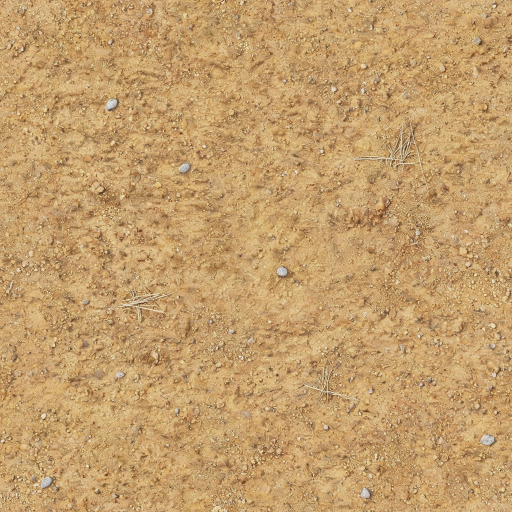
#> input picture app/src/main/assets/ground/earth.jpg, 1024 x 1024 px (shown at 1/2 size)
$ python ground_tex.py ../app/src/main/assets/ground/earth.jpg ../app/src/main/assets/ground/field.jpg ../app/src/main/assets/ground/field.jpg 1.0 1.0 100
#> lines starting #> are read from the running program, lines starting #| are printed output that depends on the picture; after the words box and inside, x2 and y2 are one past the last pixel; in counts of white or black regions, pixels touching at a corner belong together
"""Seamless ground textures for the walk-in worlds (v0.3): colour and normal map from one Seedream picture.

uv run --with pillow --with numpy python -I tools/ground_tex.py <in.jpeg> <out_dir> <name> [sat] [gain] [size]

Tiling: the picture overlaps itself by 12 % across and down, and the overlap is cut along the path where the
two copies differ least (image quilting), so a seam follows mortar lines or grain instead of ghosting through
stones. Colour: saturation and brightness scaled ([sat], [gain]). Normal: from the luminance's slopes (stone
edges and pebbles stand out under the world's light). Writes <name>.jpg and <name>_n.png at [size] px.
"""
import sys
import numpy as np
from PIL import Image, ImageEnhance, ImageFilter

src, out, name = sys.argv[1:4]
sat = float(sys.argv[4]) if len(sys.argv) > 4 else 1.0
gain = float(sys.argv[5]) if len(sys.argv) > 5 else 1.0
size = int(sys.argv[6]) if len(sys.argv) > 6 else 2048

im = Image.open(src).convert("RGB")
#> im is the input picture: PIL image 1024x1024 RGB; mean R, G, B 195.5, 158.1, 107.6
im = ImageEnhance.Color(im).enhance(sat)
im = ImageEnhance.Brightness(im).enhance(gain)
a = np.asarray(im, dtype=np.float32)


def cut_path(err):
    """Minimum-error top-to-bottom path through err (h, w): column index per row."""
    h, w = err.shape
    cost = err.copy()
    for y in range(1, h):
        prev = cost[y - 1]
        left = np.r_[np.inf, prev[:-1]]
        right = np.r_[prev[1:], np.inf]
        cost[y] += np.minimum(np.minimum(left, prev), right)
    path = np.zeros(h, dtype=int)
    path[-1] = int(np.argmin(cost[-1]))
    for y in range(h - 2, -1, -1):
        x = path[y + 1]
        lo, hi = max(0, x - 1), min(w, x + 2)
        path[y] = lo + int(np.argmin(cost[y, lo:hi]))
    return path


def wrap_x(a):
    """Seamless across: the last ow columns are folded onto the first ow along the best cut."""
    h, w, _ = a.shape
    ow = int(w * 0.12)
    left, right = a[:, :ow], a[:, w - ow:]
    err = ((left - right) ** 2).sum(axis=2)
    err = (err + np.roll(err, 1, 0) + np.roll(err, -1, 0) + np.roll(err, 1, 1) + np.roll(err, -1, 1)) / 5  # steadier path
    path = cut_path(err)
    res = a[:, : w - ow].copy()
    xs = np.arange(ow)[None, :]
    take_right = xs < path[:, None]  # left of the cut: the copy that continues the right edge
    # A 3-px feather along the cut.
    d = (xs - path[:, None]).astype(np.float32)
    f = np.clip((d + 1.5) / 3.0, 0, 1)[..., None]
    res[:, :ow] = right * (1 - f) + left * f
    return res


a = wrap_x(a)
#> after the loop in cut_path, `for y in range(1, h):`:
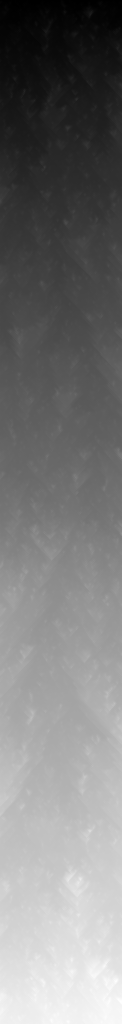
#> cost: shape (1024, 122) float32; min 47.2, max 1043479.6, mean 499903.1; drawn with min black and max white
#> after the loop in cut_path, `for y in range(h - 2, -1, -1):`: path = 1024 values, max 103 at index 379, min 3 at index 32, mean 49.29
#> in wrap_x, `take_right = xs < path[:, None]`:
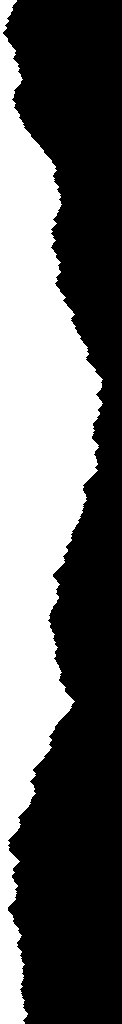
#> take_right: shape (1024, 122) bool; 40.4% white; 1 white region, box (x1, y1, x2, y2) and area: (0, 0, 103, 1024) 50473
#> in wrap_x, `res[:, :ow] = right * (1 - f) + left * f`:
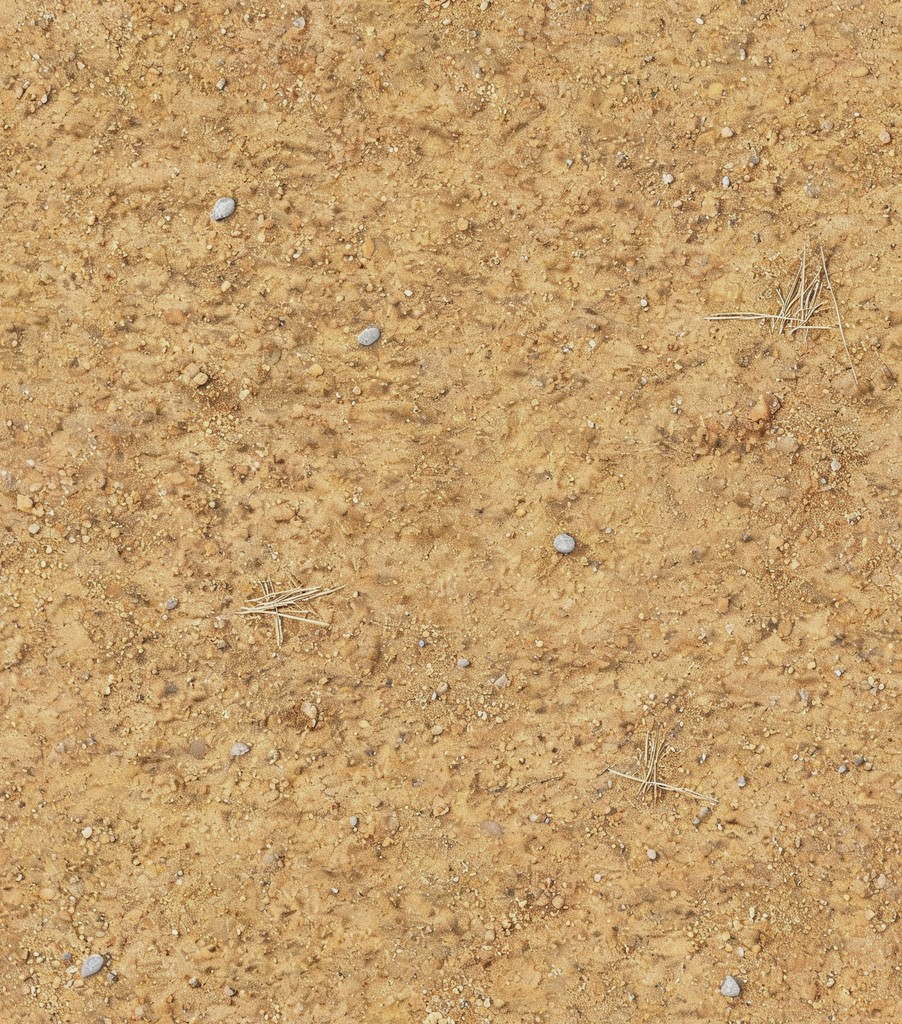
#> res: shape (1024, 902, 3) float32; mean R, G, B 195.4, 158, 107.5
a = wrap_x(a.transpose(1, 0, 2)).transpose(1, 0, 2)
#> after the loop in cut_path (call 2), `for y in range(1, h):`:
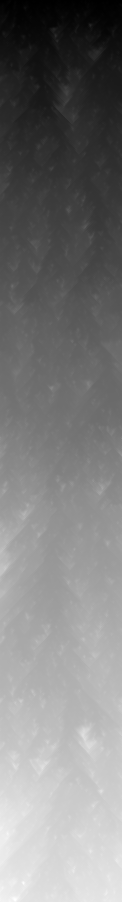
#> cost: shape (902, 122) float32; min 139.4, max 875228.5, mean 428548.6; drawn with min black and max white
#> after the loop in cut_path (call 2), `for y in range(h - 2, -1, -1):`: path = 902 values, max 121 at index 21, min 40 at index 889, mean 79.43
#> in wrap_x (call 2), `take_right = xs < path[:, None]`: take_right: shape (902, 122) bool; 65.1% white; 1 black region, box (x1, y1, x2, y2) and area: (40, 0, 122, 902) 38394
#> in wrap_x (call 2), `res[:, :ow] = right * (1 - f) + left * f`:
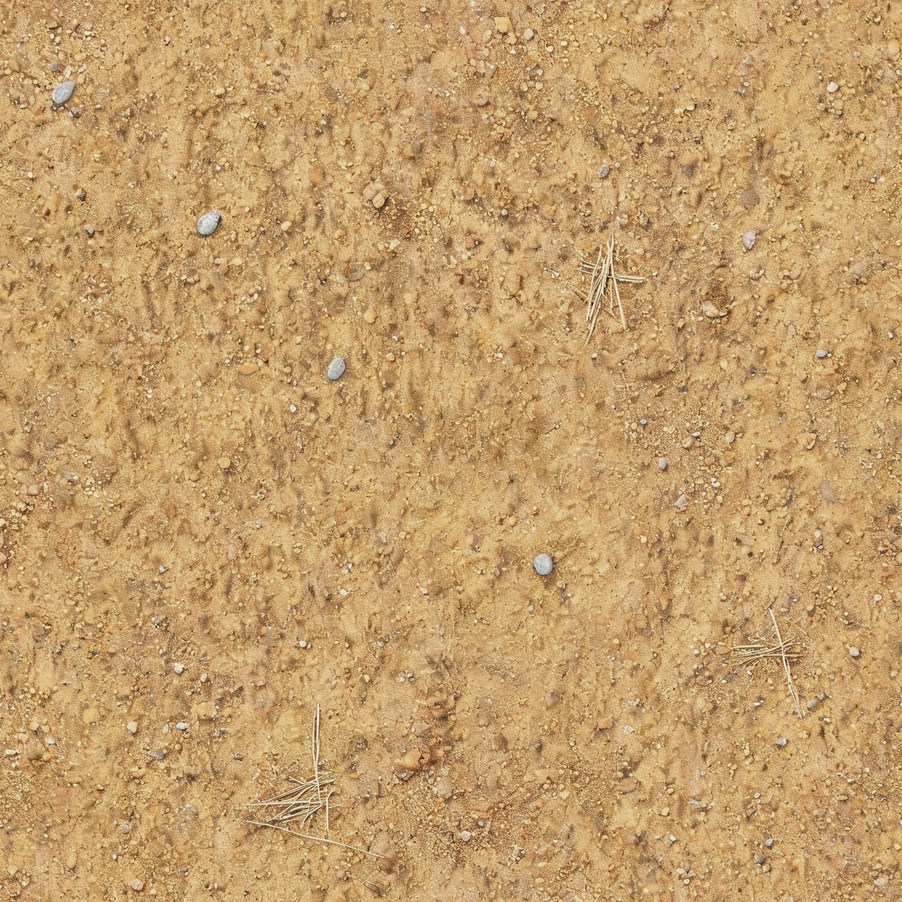
#> res: shape (902, 902, 3) float32; mean of channels 0, 1, 2 195.5, 158.1, 107.5; drawn as R, G, B
#> a: shape (902, 902, 3) float32
col = Image.fromarray(np.clip(a, 0, 255).astype(np.uint8)).resize((size, size), Image.LANCZOS)
col.save(f"{out}/{name}.jpg", quality=90)

# Normal map from luminance (wrapping slopes, so it tiles too).
lum = np.asarray(col.convert("L").filter(ImageFilter.GaussianBlur(1.2)), dtype=np.float32) / 255.0
dx = (np.roll(lum, -1, axis=1) - np.roll(lum, 1, axis=1)) * 2.0
dy = (np.roll(lum, -1, axis=0) - np.roll(lum, 1, axis=0)) * 2.0
strength = 2.5
n = np.dstack([-dx * strength, dy * strength, np.ones_like(lum)])
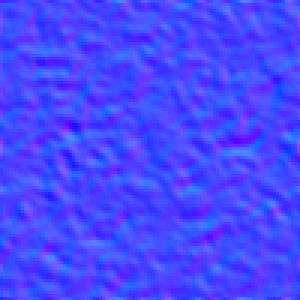
#> n: shape (100, 100, 3) float32 (shown 3 times larger); mean of channels 0, 1, 2 2.98e-11, -3.53e-09, 1; drawn with min black and max white
n /= np.linalg.norm(n, axis=2, keepdims=True)
Image.fromarray(((n * 0.5 + 0.5) * 255).astype(np.uint8)).resize((size // 2, size // 2), Image.LANCZOS).save(f"{out}/{name}_n.png", optimize=True)
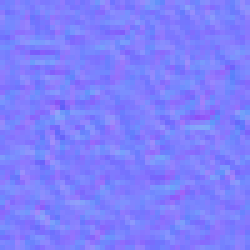
#> saved as field.jpg_n.png: PIL image 50x50 RGB (shown 5 times larger); mean R, G, B 127, 127, 253.4
print(name, col.size)
#| ../app/src/main/assets/ground/field.jpg (100, 100)
